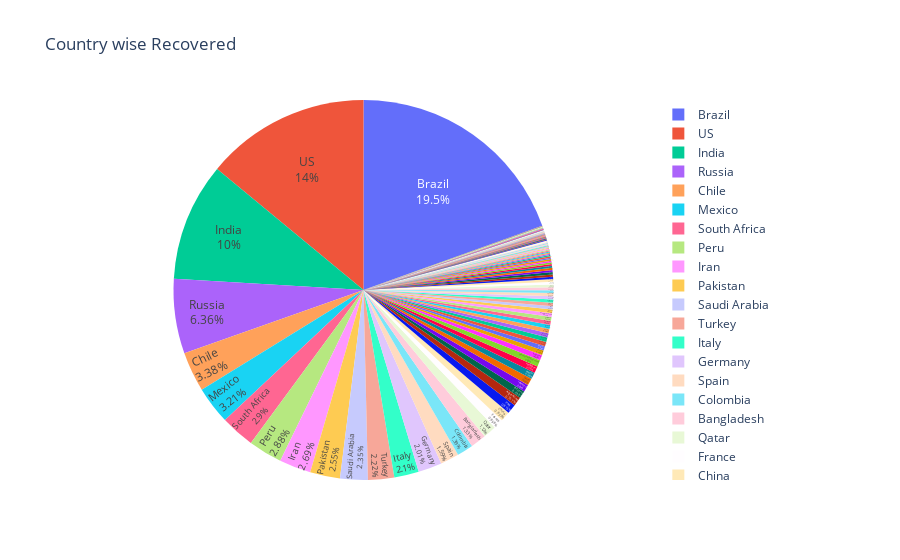

The notebook cell this image was saved under:
### Code cell
fig = px.pie(cwd, values=cwd['Recovered'], names=cwd['Country/Region'],hover_data=['Country/Region'],title='Country wise Recovered')
fig.update_traces(textposition='inside',textinfo='percent+label')
fig.show()

### Figure 1 — Plotly figure (JSON) as saved in the notebook; plotly's stock layout.template omitted (floating-point values rounded to 4 significant figures; data arrays with more than 128 entries replaced by an {"elided": "..."} marker saying what was removed)
{"data": [{"customdata": {"elided": "187x1 str values"}, "domain": {"x": [0, 1], "y": [0, 1]}, "hovertemplate": "Country/Region=%{customdata[0]}<br>Recovered=%{value}<extra></extra>", "labels": {"elided": "187 str values"}, "legendgroup": "", "name": "", "showlegend": true, "textinfo": "percent+label", "textposition": "inside", "type": "pie", "values": {"elided": "187 int values"}}], "layout": {"legend": {"tracegroupgap": 0}, "title": {"text": "Country wise Recovered"}}}
